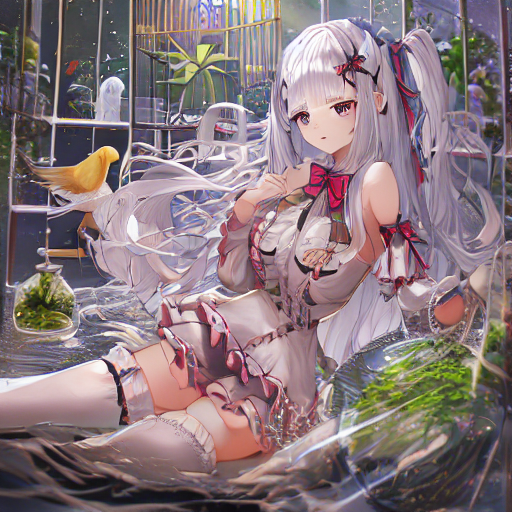
#> input picture 2022-10-30_024439-Trinart-characters.png, 512 x 512 px; its folder holds only this picture in this run
$ python -i marker.py   (imports and definitions only)
#> lines starting #> are read from the running program, lines starting #| are printed output that depends on the picture
import cv2
import random
import numpy as np
from PIL import Image, ImageChops
import av
import glob
# https://elsammit-beginnerblg.hatenablog.com/entry/2020/10/10/125246
# https://amdlaboratory.com/amdblog/opencv%E3%81%A8aruco%E3%83%9E%E3%83%BC%E3%82%AB%E3%83%BC%E3%82%92%E5%88%A9%E7%94%A8%E3%81%97%E3%81%9F%E7%94%BB%E5%83%8F%E3%83%9E%E3%83%83%E3%83%94%E3%83%B3%E3%82%B0/

# https://qiita.com/derodero24/items/f22c22b22451609908ee
def pil2cv(image):
    """ PIL型 -> OpenCV型

    Args:
        image (_type_): 変換画像

    Returns:
        _type_: _description_
    """
    new_image = np.array(image, dtype=np.uint8)
    if new_image.ndim == 2:  # モノクロ
        pass
    elif new_image.shape[2] == 3:  # カラー
        new_image = cv2.cvtColor(new_image, cv2.COLOR_RGB2BGR)
    elif new_image.shape[2] == 4:  # 透過
        new_image = cv2.cvtColor(new_image, cv2.COLOR_RGBA2BGRA)
    return new_image

def cv2pil(image):
    """ OpenCV型 -> PIL型

    Args:
        image (_type_): 変換画像

    Returns:
        _type_: _description_
    """
    new_image = image.copy()
    if new_image.ndim == 2:  # モノクロ
        pass
    elif new_image.shape[2] == 3:  # カラー
        new_image = cv2.cvtColor(new_image, cv2.COLOR_BGR2RGB)
#> new_image is the input picture: shape (512, 512, 3); mean B, G, R 125.1, 120.2, 137.9
    elif new_image.shape[2] == 4:  # 透過
        new_image = cv2.cvtColor(new_image, cv2.COLOR_BGRA2RGBA)
    new_image = Image.fromarray(new_image)
    return new_image

class VideoProcessor:
    # https://elsammit-beginnerblg.hatenablog.com/entry/2020/10/10/125246
# https://amdlaboratory.com/amdblog/opencv%E3%81%A8aruco%E3%83%9E%E3%83%BC%E3%82%AB%E3%83%BC%E3%82%92%E5%88%A9%E7%94%A8%E3%81%97%E3%81%9F%E7%94%BB%E5%83%8F%E3%83%9E%E3%83%83%E3%83%94%E3%83%B3%E3%82%B0/

    aruco = cv2.aruco

    # [7 lines of commented-out code are left out]
    rows = 2 #行数
    cols = 2 #列数

    # 難易度
    level = 0

    img = None
    comparison_img = None

    # def __init__(self):
        # 元画像, 比較画像
        # self.img, self.comparison_img = self.imgCut(self.original_img, self.rows, self.cols)
        # self.max_m = 0

    # [24 lines left out: function comparison, not called in this run]

    def trimming(self, img):
        """画像の無駄な部分を削除

        Args:
            img (_type_): _description_

        Returns:
            _type_: _description_
        """
        # https://qiita.com/derodero24/items/f22c22b22451609908ee
        new_image = cv2pil(img)

        # https://water2litter.net/rum/post/python_crop_margin/
        # 背景色の抽出
        bg_img = Image.new('RGB', new_image.size, new_image.getpixel((0,0)))
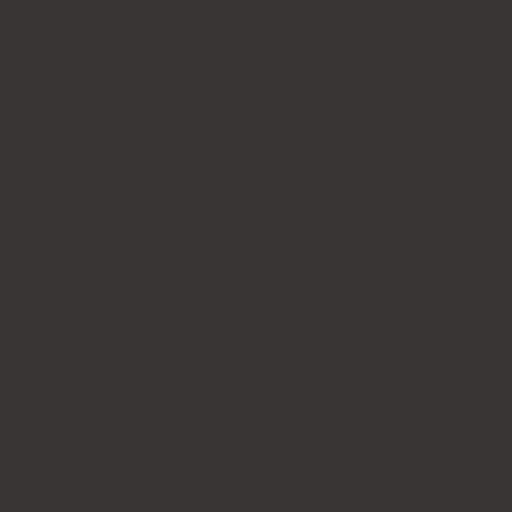
#> bg_img: PIL image 512x512 RGB; mean R, G, B 57, 53, 52

        # 差分画像の生成
        diff_img = ImageChops.difference(new_image, bg_img)
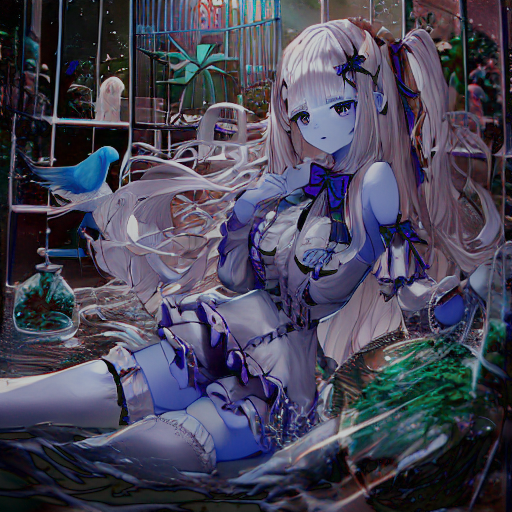
#> diff_img: PIL image 512x512 RGB; mean R, G, B 70.9, 69.5, 87.2

        # クロップ範囲の計算
        crop_range = diff_img.convert('RGB').getbbox()
#> crop_range = (0, 0, 512, 512)

        # クロップの実行と出力
        crop_img = new_image.crop(crop_range)

        # https://qiita.com/derodero24/items/f22c22b22451609908ee
        # cv2_img = np.array(crop_img, dtype=np.uint8)
        cv2_img = pil2cv(crop_img)

        return cv2_img

    # [112 lines left out: functions randomRotate, concat_tile, imgCut, overlapImg, not called in this run]

>>> import cv2
>>> picture = cv2.cvtColor(cv2.imread('../2022-10-30_024439-Trinart-characters.png'), cv2.COLOR_BGR2RGB)
>>> result = VideoProcessor().trimming(picture)
